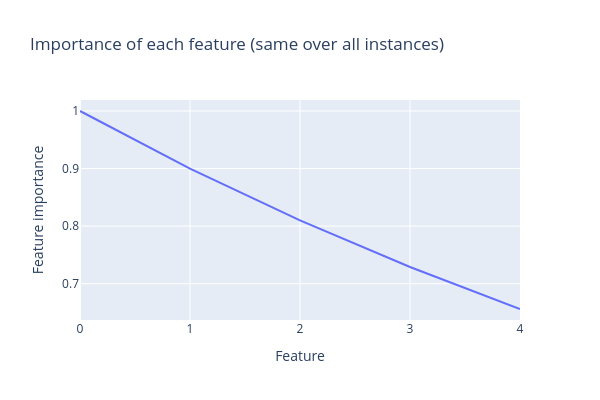
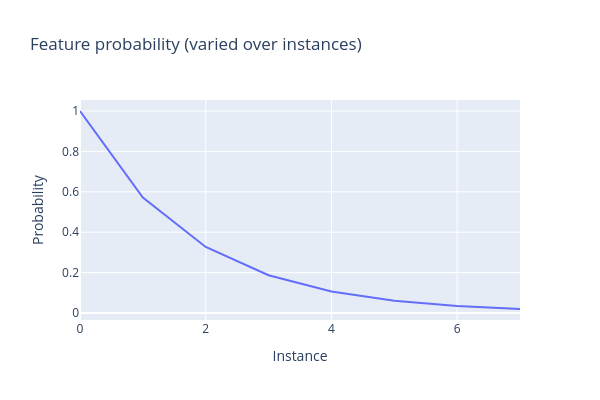

The notebook cell these images were saved under, in order:
### Markdown cell above
Now, we'll reproduce a version of the figure from the introduction. A few notes:

* The `importance` argument is the same for all instances. It takes values between 1 and ~0.66 for each feature (so for every instance, there will be some features which are more important than others).
* The `feature_probability` is the same for all features, but it varies across instances. In other words, we're running several different experiments at once, and we can compare the effect of having larger feature sparsity in these experiments.

### Code cell
cfg = ToyModelConfig(n_inst=8, n_features=5, d_hidden=2)

# importance varies within features for each instance
importance = 0.9 ** t.arange(cfg.n_features)

# sparsity is the same for all features in a given instance, but varies over instances
feature_probability = 50 ** -t.linspace(0, 1, cfg.n_inst)

line(
    importance,
    width=600,
    height=400,
    title="Importance of each feature (same over all instances)",
    labels={"y": "Feature importance", "x": "Feature"},
)
line(
    feature_probability,
    width=600,
    height=400,
    title="Feature probability (varied over instances)",
    labels={"y": "Probability", "x": "Instance"},
)

model = ToyModel(
    cfg=cfg,
    device=device,
    importance=importance[None, :],
    feature_probability=feature_probability[:, None],
)
model.optimize()

### Figure 1 — Plotly figure (JSON) as saved in the notebook; plotly's stock layout.template omitted (floating-point values rounded to 4 significant figures)
{"data": [{"hovertemplate": "Feature=%{x}<br>Feature importance=%{y}<extra></extra>", "legendgroup": "", "line": {"color": "#636efa", "dash": "solid"}, "marker": {"symbol": "circle"}, "mode": "lines", "name": "", "orientation": "v", "showlegend": false, "type": "scatter", "x": [0, 1, 2, 3, 4], "xaxis": "x", "y": [1.0, 0.9, 0.81, 0.729, 0.6561], "yaxis": "y"}], "layout": {"height": 400, "hovermode": "x unified", "legend": {"tracegroupgap": 0}, "title": {"text": "Importance of each feature (same over all instances)"}, "width": 600, "xaxis": {"anchor": "y", "domain": [0.0, 1.0], "title": {"text": "Feature"}}, "yaxis": {"anchor": "x", "domain": [0.0, 1.0], "title": {"text": "Feature importance"}}}}

### Figure 2 — Plotly figure (JSON) as saved in the notebook; plotly's stock layout.template omitted (floating-point values rounded to 4 significant figures)
{"data": [{"hovertemplate": "Instance=%{x}<br>Probability=%{y}<extra></extra>", "legendgroup": "", "line": {"color": "#636efa", "dash": "solid"}, "marker": {"symbol": "circle"}, "mode": "lines", "name": "", "orientation": "v", "showlegend": false, "type": "scatter", "x": [0, 1, 2, 3, 4, 5, 6, 7], "xaxis": "x", "y": [1.0, 0.5719, 0.327, 0.187, 0.1069, 0.06116, 0.03497, 0.02], "yaxis": "y"}], "layout": {"height": 400, "hovermode": "x unified", "legend": {"tracegroupgap": 0}, "title": {"text": "Feature probability (varied over instances)"}, "width": 600, "xaxis": {"anchor": "y", "domain": [0.0, 1.0], "title": {"text": "Instance"}}, "yaxis": {"anchor": "x", "domain": [0.0, 1.0], "title": {"text": "Probability"}}}}
